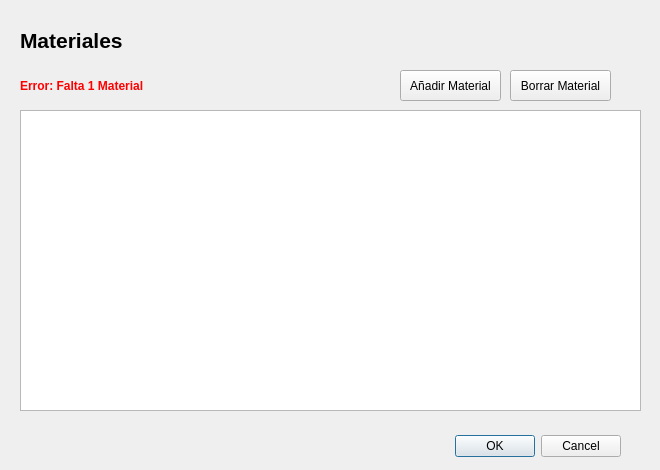
<?xml version="1.0" encoding="UTF-8"?>
<ui version="4.0">
 <class>Dialog</class>
 <widget class="QDialog" name="Dialog">
  <property name="geometry">
   <rect>
    <x>0</x>
    <y>0</y>
    <width>660</width>
    <height>470</height>
   </rect>
  </property>
  <property name="sizePolicy">
   <sizepolicy hsizetype="Preferred" vsizetype="Preferred">
    <horstretch>0</horstretch>
    <verstretch>0</verstretch>
   </sizepolicy>
  </property>
  <property name="minimumSize">
   <size>
    <width>660</width>
    <height>470</height>
   </size>
  </property>
  <property name="maximumSize">
   <size>
    <width>660</width>
    <height>470</height>
   </size>
  </property>
  <property name="windowTitle">
   <string>Materiales</string>
  </property>
  <widget class="QDialogButtonBox" name="buttonBox">
   <property name="geometry">
    <rect>
     <x>280</x>
     <y>430</y>
     <width>341</width>
     <height>32</height>
    </rect>
   </property>
   <property name="orientation">
    <enum>Qt::Horizontal</enum>
   </property>
   <property name="standardButtons">
    <set>QDialogButtonBox::Cancel|QDialogButtonBox::Ok</set>
   </property>
  </widget>
  <widget class="QLabel" name="lbl_tituloBCond">
   <property name="geometry">
    <rect>
     <x>20</x>
     <y>30</y>
     <width>241</width>
     <height>21</height>
    </rect>
   </property>
   <property name="font">
    <font>
     <family>Yu Gothic UI</family>
     <pointsize>16</pointsize>
     <weight>75</weight>
     <bold>true</bold>
    </font>
   </property>
   <property name="text">
    <string>Materiales</string>
   </property>
  </widget>
  <widget class="QPushButton" name="btn_anadirFila">
   <property name="geometry">
    <rect>
     <x>400</x>
     <y>70</y>
     <width>101</width>
     <height>31</height>
    </rect>
   </property>
   <property name="text">
    <string>Añadir Material</string>
   </property>
  </widget>
  <widget class="QTableView" name="tableView_BCond">
   <property name="geometry">
    <rect>
     <x>20</x>
     <y>110</y>
     <width>621</width>
     <height>301</height>
    </rect>
   </property>
   <property name="minimumSize">
    <size>
     <width>0</width>
     <height>0</height>
    </size>
   </property>
  </widget>
  <widget class="QPushButton" name="btn_borrarFila">
   <property name="geometry">
    <rect>
     <x>510</x>
     <y>70</y>
     <width>101</width>
     <height>31</height>
    </rect>
   </property>
   <property name="text">
    <string>Borrar Material</string>
   </property>
  </widget>
  <widget class="QLabel" name="lbl_error">
   <property name="geometry">
    <rect>
     <x>20</x>
     <y>70</y>
     <width>341</width>
     <height>31</height>
    </rect>
   </property>
   <property name="palette">
    <palette>
     <active>
      <colorrole role="WindowText">
       <brush brushstyle="SolidPattern">
        <color alpha="255">
         <red>255</red>
         <green>0</green>
         <blue>0</blue>
        </color>
       </brush>
      </colorrole>
      <colorrole role="Text">
       <brush brushstyle="SolidPattern">
        <color alpha="255">
         <red>255</red>
         <green>0</green>
         <blue>0</blue>
        </color>
       </brush>
      </colorrole>
     </active>
     <inactive>
      <colorrole role="WindowText">
       <brush brushstyle="SolidPattern">
        <color alpha="255">
         <red>255</red>
         <green>0</green>
         <blue>0</blue>
        </color>
       </brush>
      </colorrole>
      <colorrole role="Text">
       <brush brushstyle="SolidPattern">
        <color alpha="255">
         <red>255</red>
         <green>0</green>
         <blue>0</blue>
        </color>
       </brush>
      </colorrole>
     </inactive>
     <disabled>
      <colorrole role="WindowText">
       <brush brushstyle="SolidPattern">
        <color alpha="255">
         <red>120</red>
         <green>120</green>
         <blue>120</blue>
        </color>
       </brush>
      </colorrole>
      <colorrole role="Text">
       <brush brushstyle="SolidPattern">
        <color alpha="255">
         <red>120</red>
         <green>120</green>
         <blue>120</blue>
        </color>
       </brush>
      </colorrole>
     </disabled>
    </palette>
   </property>
   <property name="font">
    <font>
     <family>Yu Gothic UI</family>
     <pointsize>9</pointsize>
     <weight>75</weight>
     <bold>true</bold>
    </font>
   </property>
   <property name="text">
    <string>Error: Falta 1 Material</string>
   </property>
  </widget>
 </widget>
 <resources/>
 <connections>
  <connection>
   <sender>buttonBox</sender>
   <signal>accepted()</signal>
   <receiver>Dialog</receiver>
   <slot>accept()</slot>
   <hints>
    <hint type="sourcelabel">
     <x>248</x>
     <y>254</y>
    </hint>
    <hint type="destinationlabel">
     <x>157</x>
     <y>274</y>
    </hint>
   </hints>
  </connection>
  <connection>
   <sender>buttonBox</sender>
   <signal>rejected()</signal>
   <receiver>Dialog</receiver>
   <slot>reject()</slot>
   <hints>
    <hint type="sourcelabel">
     <x>316</x>
     <y>260</y>
    </hint>
    <hint type="destinationlabel">
     <x>286</x>
     <y>274</y>
    </hint>
   </hints>
  </connection>
 </connections>
</ui>
